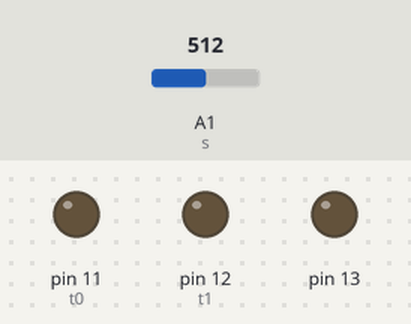
Bench run of a sketch on a simulated Arduino Nano, built with avr-gcc and run on an emulated ATmega328P. Shown: output pins drawn as LEDs (lit = HIGH). The inputs (shaded band) are chosen by the test bench; at power-on: A1 (s) = 512.

Above: at 0.1 s.
At 1.1 s:
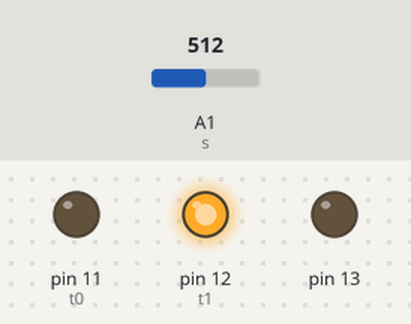
Timing chart, 0 to 2.6 s (numbered marks = the images above):
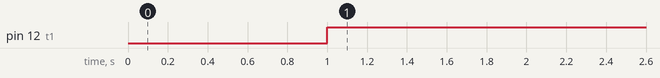

Measured:
- by itself, pin 12 (t1): LOW → HIGH at 1.0 s

The sketch:

signal00.ino
```cpp
/*
    ïåðåäàò÷èê âòîðîé âåðñèè (íà JDY-40)
    äëÿ ñèãíàëêè íà ðàáîòå
    Author:     Andrew Mamohin
*/

const byte s = 15; // äàò÷èê äâèæåíèÿ íà A1
const byte t0 = 11; // âûõîä íà ïåðåäàò÷èê OK
const byte t1 = 12; // âûõîä íà ïåðåäàò÷èê ARARM
const unsigned long tis = 15000; // çàäåðæêà ìåæäó ïåðåäà÷àìè
const unsigned long tit = 1000; // ïðîäîëæèòåëüíîñòü ïåðåäà÷è ïðè ïðîâåðêå
const unsigned long tia = 5000; // ïðîäîëæèòåëüíîñòü ïåðåäà÷è ïðè òðåâîãå

unsigned long ti0 = 0; // òàéìàóò ìåæäó ïåðåäà÷àìè
unsigned long ti1 = 0; // òàéìàóò ïåðåäà÷è OK
unsigned long ti2 = 0; // òàéìàóò ïåðåäà÷è ALARM
unsigned long ti = 0; // âðåìÿ ñ çàïóñêà


void setup()
{
 delay(1000);
 pinMode(13, OUTPUT);
 digitalWrite(13, LOW);
 pinMode(s, INPUT);
 pinMode(t0, OUTPUT);
 digitalWrite(t0, LOW);
 pinMode(t1, OUTPUT);
 digitalWrite(t1, LOW);
}

void loop()
{
 ti = millis();

 if (ti0 < ti) {                // âêëþ÷àåì ïåðåäà÷ó OK
     if (ti2 == 0) { digitalWrite(t0, HIGH); }  // åñëè íåò ALARM
     ti0 = ti + tis;
     ti1 = ti + tit;
 }

 if ((ti1 > 0) && (ti1 < ti)) { // âûêëþ÷àåì ïåðåäà÷ó OK
     digitalWrite(t0, LOW);
     ti1 = 0;
 }

 if (analogRead(s) > 125) {     // îïðàøèâàåì äàò÷èê äâèæåíèÿ
     digitalWrite(t0, LOW);
     digitalWrite(t1, HIGH);
     ti0 = ti + tis + tia;
     ti1 = 0;
     ti2 = ti + tia;
 }

 if ((ti2 > 0) && (ti2 < ti)) { // âûêëþ÷àåì ïåðåäà÷ó ALARM
     digitalWrite(t1, LOW);
     ti2 = 0;
     ti0 = ti + tis;
 }

  delay(100);
}
```
